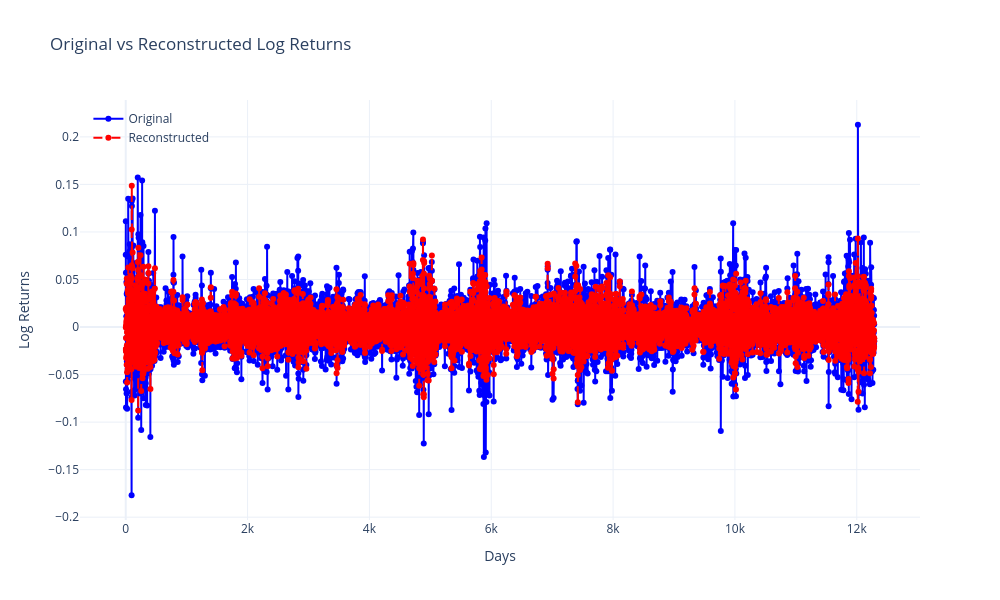

Write notebook code for a chart like this one.
### Code cell
import plotly.graph_objects as go
import torch

# Assuming 'scaler' is already defined and fitted during data preprocessing
# from sklearn.preprocessing import StandardScaler
# scaler = StandardScaler()
# train_scaled = scaler.fit_transform(train_df.values)
# test_scaled = scaler.transform(test_df.values)
# ... (rest of the scaling and tensor preparation code)

# Ensure 'scaler' is accessible here. If not, you need to pass it or save it during preprocessing.

# Select the first sample from the test set (scaled)
first_scaled_sample = test_tensor[10:11]  # Shape: [1, 1, L]

# Reconstruct the first sample using the trained model
model.eval()  # Set the model to evaluation mode
with torch.no_grad():
    reconstructed_scaled_tensor = model(first_scaled_sample)  # Reconstructed scaled data
    # Ensure the tensor is on CPU and convert to NumPy
    reconstructed_scaled = reconstructed_scaled_tensor.cpu().numpy().reshape(1, -1)  # Shape: [1, L]
    
    # Original scaled data
    original_scaled = first_scaled_sample.cpu().numpy().reshape(1, -1)  # Shape: [1, L]

# Inverse transform to get back to the original scale
reconstructed = scaler.inverse_transform(reconstructed_scaled).flatten()  # Shape: [L]
original = scaler.inverse_transform(original_scaled).flatten()  # Shape: [L]

# Prepare data for plotting
days = list(range(len(original)))  # X-axis: Days or feature indices

# Create the plot
fig = go.Figure()

# Add Original data trace
fig.add_trace(go.Scatter(
    x=days, 
    y=original, 
    mode='lines+markers', 
    name='Original', 
    line=dict(color='blue'),
    marker=dict(size=6)
))

# Add Reconstructed data trace
fig.add_trace(go.Scatter(
    x=days, 
    y=reconstructed, 
    mode='lines+markers', 
    name='Reconstructed', 
    line=dict(color='red', dash='dash'),
    marker=dict(size=6)
))

# Customize the layout
fig.update_layout(
    title='Original vs Reconstructed Log Returns',
    xaxis_title='Days',
    yaxis_title='Log Returns',
    legend=dict(x=0.01, y=0.99, bgcolor='rgba(255,255,255,0)', bordercolor='rgba(255,255,255,0)'),
    template='plotly_white',
    width=1000,
    height=600
)

# Optionally, add hover information for better interactivity
fig.update_traces(marker=dict(symbol='circle'))

# Display the plot
fig.show()

### Figure 1 — Plotly figure (JSON) as saved in the notebook; plotly's stock layout.template omitted (floating-point values rounded to 4 significant figures; data arrays with more than 128 entries replaced by an {"elided": "..."} marker saying what was removed)
{"data": [{"line": {"color": "blue"}, "marker": {"size": 6, "symbol": "circle"}, "mode": "lines+markers", "name": "Original", "type": "scatter", "x": {"elided": "12288 int values"}, "y": {"elided": "12288 float values"}}, {"line": {"color": "red", "dash": "dash"}, "marker": {"size": 6, "symbol": "circle"}, "mode": "lines+markers", "name": "Reconstructed", "type": "scatter", "x": {"elided": "12288 int values"}, "y": {"elided": "12288 float values"}}], "layout": {"height": 600, "legend": {"bgcolor": "rgba(255,255,255,0)", "bordercolor": "rgba(255,255,255,0)", "x": 0.01, "y": 0.99}, "title": {"text": "Original vs Reconstructed Log Returns"}, "width": 1000, "xaxis": {"title": {"text": "Days"}}, "yaxis": {"title": {"text": "Log Returns"}}}}
